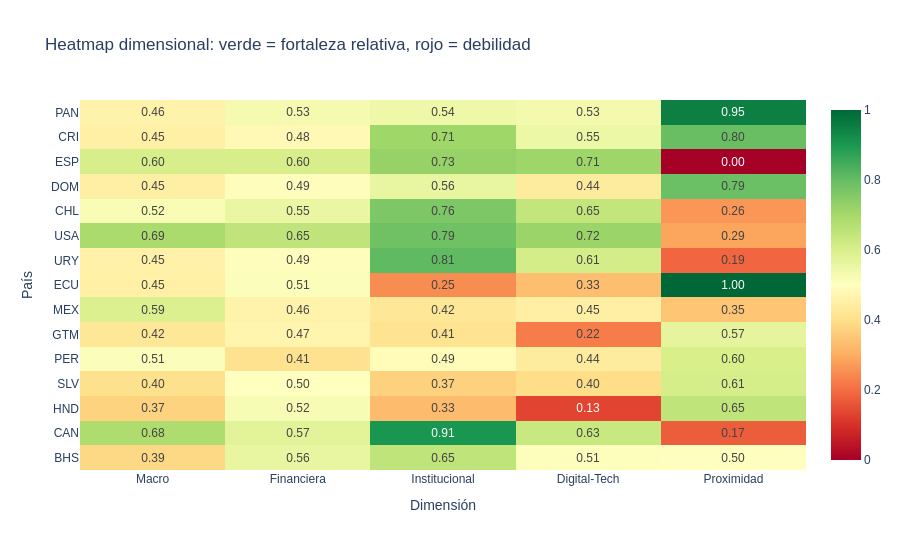

Write notebook code for a chart like this one.
### Markdown cell above
## 3. Heatmap dimensional: fortalezas y debilidades de un vistazo

### Code cell
if dim_available:
    heatmap_cols = dim_available.copy()
    heatmap_dim = global_ranking[global_ranking["country_iso3"].isin(top_15)].set_index("country_iso3")[heatmap_cols].copy()
    if has_ipc:
        heatmap_dim["ipc"] = heatmap_dim.index.map(ipc_map)
        heatmap_cols.append("ipc")
    heatmap_dim = heatmap_dim.rename(columns={
        "score_macro": "Macro", "score_financial": "Financiera",
        "score_institutional": "Institucional", "score_digital_tech": "Digital-Tech",
        "ipc": "Proximidad",
    })
    heatmap_dim = heatmap_dim.reindex(top_15)

    fig = px.imshow(
        heatmap_dim, color_continuous_scale="RdYlGn", aspect="auto",
        title="Heatmap dimensional: verde = fortaleza relativa, rojo = debilidad",
        text_auto=".2f",
    )
    fig.update_layout(height=550, xaxis_title="Dimensión", yaxis_title="País",
                      font=dict(family="Arial"))
    fig.show()

### Figure 1 — Plotly figure (JSON) as saved in the notebook; plotly's stock layout.template omitted (floating-point values rounded to 4 significant figures)
{"data": [{"coloraxis": "coloraxis", "hovertemplate": "x: %{x}<br>country_iso3: %{y}<br>color: %{z}<extra></extra>", "name": "0", "texttemplate": "%{z:.2f}", "type": "heatmap", "x": ["Macro", "Financiera", "Institucional", "Digital-Tech", "Proximidad"], "xaxis": "x", "y": ["PAN", "CRI", "ESP", "DOM", "CHL", "USA", "URY", "ECU", "MEX", "GTM", "PER", "SLV", "HND", "CAN", "BHS"], "yaxis": "y", "z": [[0.4594, 0.5281, 0.5432, 0.5318, 0.9512], [0.4505, 0.4814, 0.7087, 0.5466, 0.7953], [0.6039, 0.6043, 0.7252, 0.7117, 0.0], [0.4483, 0.4921, 0.5586, 0.4371, 0.7918], [0.5193, 0.5535, 0.763, 0.6454, 0.2639], [0.6907, 0.6483, 0.7861, 0.7164, 0.286], [0.4542, 0.4929, 0.808, 0.608, 0.1891], [0.4526, 0.5097, 0.2485, 0.3335, 1.0], [0.592, 0.4606, 0.4229, 0.4483, 0.3456], [0.4244, 0.4688, 0.4111, 0.2242, 0.5663], [0.5105, 0.4076, 0.4869, 0.4373, 0.6022], [0.4041, 0.5003, 0.3699, 0.3953, 0.6066], [0.374, 0.52, 0.3287, 0.1331, 0.6513], [0.6848, 0.5734, 0.9051, 0.634, 0.1739], [0.386, 0.5577, 0.6518, 0.5063, 0.5026]]}], "layout": {"coloraxis": {"colorscale": [[0, "rgb(165,0,38)"], [0.1, "rgb(215,48,39)"], [0.2, "rgb(244,109,67)"], [0.3, "rgb(253,174,97)"], [0.4, "rgb(254,224,139)"], [0.5, "rgb(255,255,191)"], [0.6, "rgb(217,239,139)"], [0.7, "rgb(166,217,106)"], [0.8, "rgb(102,189,99)"], [0.9, "rgb(26,152,80)"], [1, "rgb(0,104,55)"]]}, "font": {"family": "Arial"}, "height": 550, "title": {"text": "Heatmap dimensional: verde = fortaleza relativa, rojo = debilidad"}, "xaxis": {"anchor": "y", "domain": [0, 1], "title": {"text": "Dimensión"}}, "yaxis": {"anchor": "x", "autorange": "reversed", "domain": [0, 1], "title": {"text": "País"}}}}
